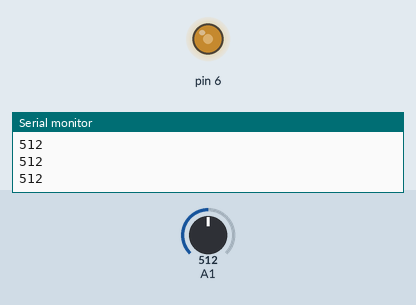
This sketch was run on a simulated Arduino Uno, built with avr-gcc and run on an emulated ATmega328P. Shown: output pins drawn as LEDs (lit = HIGH), the last lines printed to the serial monitor. The inputs (shaded band) are chosen by the test bench; at power-on: A1 = 512.

Above: at 1.2 s.
1.3 s: A1 set to 716
At 2.4 s:
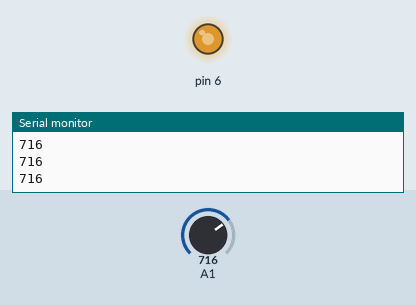
2.8 s: A1 set to 900
At 3.6 s:
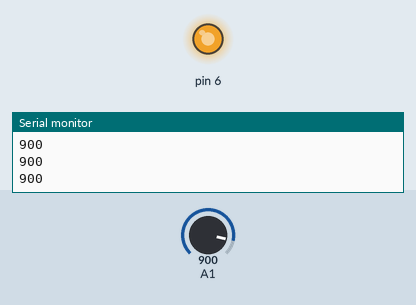
4.3 s: A1 set to 122
At 4.7 s:
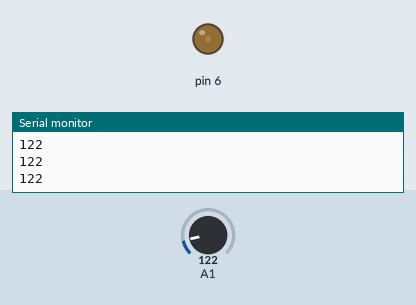
5.8 s: A1 set to 0
At 7.0 s:
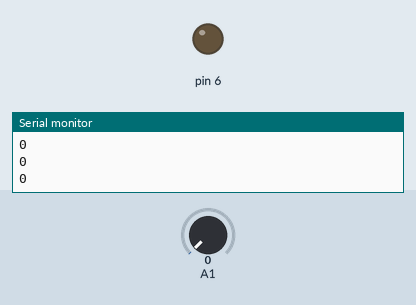
7.3 s: A1 set to 511
At 8.2 s:
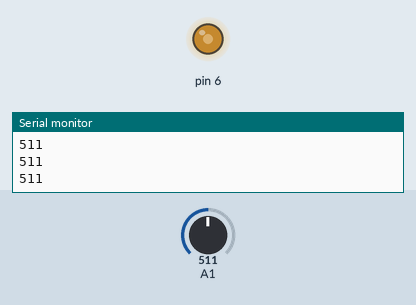
Timing chart, 0 to 9.8 s (numbered marks = the images above; inputs shaded):
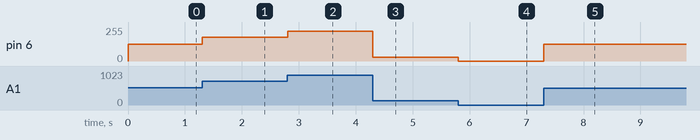

Measured:
- after the input at 1.3 s, pin 6: 127/255 → 178/255 at once
- after the input at 2.8 s, pin 6: 178/255 → 224/255 at once
- after the input at 4.3 s, pin 6: 224/255 → 30/255 at once
- after the input at 5.8 s, pin 6: 30/255 → 0/255 at once
- after the input at 7.3 s, pin 6: 0/255 → 127/255 at once

The sketch:

potentiometer_and_led.ino
```cpp
#include<Arduino.h>
void setup() {
Serial.begin(9600);
}

void loop() {
  // put your main code here, to run repeatedly:
  int val = analogRead(A1);
  analogWrite(6, map(val, 0, 1023, 0, 255));
  Serial.println(val);
}
```
